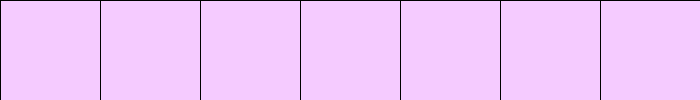
Frame 1 (no input)
Frame 60 (the mouse pressed at the canvas centre just before this capture): identical to frame 1, image omitted
Frame 120 (the mouse held since frame 60 and released just before this capture): identical to frame 1, image omitted

The Processing sketch that drew this single still picture (run headless with seeded random() and noise(); from frame 60 on, the mouse is pressed at the canvas centre):

// Processing sketch: week05_5
// ── week05_5.pde
// week05-5 好玩的程式設計 
int [] b = {0, 0, 0, 0, 0, 0, 0}; //陣列, 決定要不要發亮
void setup(){
  size(700, 100); //視窗大小
}
void draw() {
  for (int i=0; i<7; i++) { // 用 for 迴圈, 逐一檢查 陣列
    if (b[i]==0) { // 如果陣列是0
      fill(#F5CBFF); // 就畫淡紫色
      rect( i*100, 0, 100, 100);
    }
  }
}
void mousePressed() { // mouse按下去的時候
  int i = mouseX/100; //換算座標, 看是第幾個格子
  if (b[i]==0) b[i] = 1; //0會變1
  else b [i] = 0; //或 1 會變0
}
